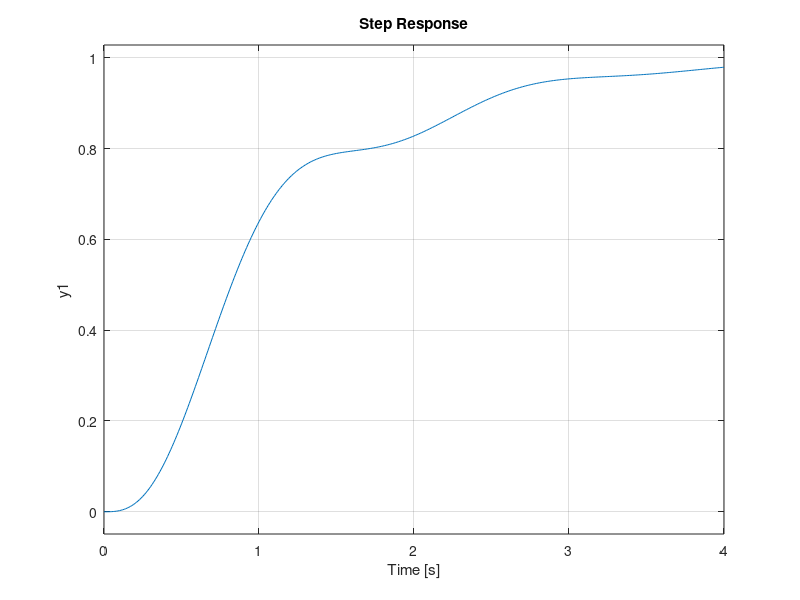

Write MATLAB code to recreate this figure.
tv=0.8;
Mv=0.4;
zita=abs(log(Mv))/(sqrt(pi*pi+log(Mv)*log(Mv)));
pulsatia=pi/(tv*sqrt(1-zita*zita));

d=pulsatia*pulsatia;
e=(2*zita*pulsatia-1)/d;

num_G1=[d];
den_G1=[1 1 0];
G1=tf(num_G1,den_G1)

num_G2=[e 1];
den_G2=[1];
G2=tf(num_G2,den_G2)

%functia de transfer a sistemului
G=feedback(G1,G2)

%raspunsul sistemului la o marime treapta
t=[0:0.01:4];
subplot(2,1,1)
step(t,G)

%micsorare suprareglaj
p=pole(G)
num_G_mod=[16.73];
den_G_mod=conv([1 2.291 16.73],[1 1]);
G_mod=tf(num_G_mod,den_G_mod)

t=[0:0.01:4];
subplot(2,1,2)
step(t,G_mod)
 
